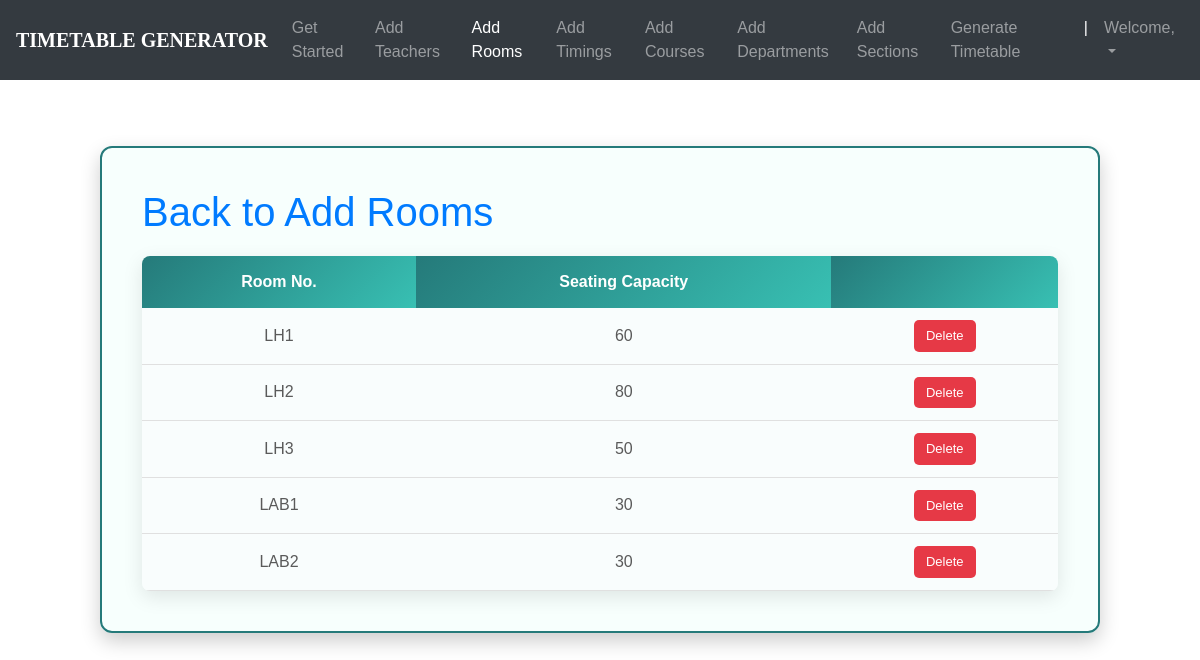
/rooms_list/ (signed in), run on the app's committed database.
### ttgen/models.py (models this page shows, shortened)
class Room(models.Model):
    r_number = models.CharField(max_length=6)
    seating_capacity = models.IntegerField(default=0)
    room_type = models.CharField(max_length=20, default='Lecture Hall')

### ttgen/views.py (the view)
# urls.py: path('rooms_list/', views.room_list, name='editrooms'),
@login_required
def room_list(request):
    return render(request, 'roomslist.html', {
        'rooms': Room.objects.all()
    })

### templates/roomslist.html (shortened to what this page needs)
<!DOCTYPE html>
<html lang="en">
<head>
	<link rel="stylesheet" href="https://maxcdn.bootstrapcdn.com/bootstrap/4.0.0/css/bootstrap.min.css">
    <link rel="stylesheet" type="text/css" href="static/css/index.css">
</head>
<body>
        <header>
			<nav class="navbar navbar-expand-md navbar-dark fixed-top bg-dark">
                <a class="navbar-brand" href="#"><b>TIMETABLE GENERATOR</b></a>
                <div class="collapse navbar-collapse" id="navbarCollapse">
                    <ul class="navbar-nav ml-auto">
                    <li class="nav-item">
                        <a class="nav-link" href="{% url 'admindash' %}">Get Started</a>
                    </li>
                    <li class="nav-item">
                        <a class="nav-link" href="{% url 'addInstructors' %}">Add Teachers</a>
                    </li>
                    <li class="nav-item active">
                        <a class="nav-link" href="{% url 'addRooms' %}">Add Rooms</a>
                    </li>
                    <li class="nav-item">
		                <a class="nav-link" href="{% url 'addTimings' %}">Add Timings</a>
		            </li>
                    <li class="nav-item">
                        <a class="nav-link" href="{% url 'addCourses' %}">Add Courses</a>
                    </li>
                    <li class="nav-item">
			            <a class="nav-link" href="{% url 'addDepts' %}">Add Departments</a>
		            </li>
                    <li class="nav-item">
			            <a class="nav-link" href="{% url 'addSections' %}">Add Sections</a>
		            </li>
                    <li class="nav-item">
			            <a class="nav-link" href="{% url 'generate' %}">Generate Timetable</a>
		            </li>
                    <li class="nav-item active">
			            <a class="nav-link">|</a>
		            </li>
                    <li class="nav-item dropdown">
		                <a class="nav-link dropdown-toggle" href="#" id="dropdown03" data-toggle="dropdown" aria-haspopup="true" aria-expanded="false">Welcome, {{ user.first_name }}</a>
		            </li>
                    </ul>
                </div>
            </nav>
        </header>
        {% block content %}
        {% load static %}
        <br>
        <br>
<fieldset class="fieldset">
    <a href="{% url 'addRooms'%}"><h1 class="tablink" onclick="openPage('new')" id="defaultOpen">Back to Add Rooms</h1></a>
    <div class="tabcontent" id="edit">
        <table class="table1">
            <thead>
            <tr class="table-headers">
            <th>Room No.</th>
            <th>Seating Capacity</th>
            <th  class="empty"></th>
            </tr>
            </thead>
            <tbody>
            {% for rm in rooms %}
            <tr>
             <td>{{rm.r_number}}</td>
             <td>{{rm.seating_capacity}}</td>
             <td class="empty">
                <form action="{% url 'deleteroom' rm.id %}" method="post">
                        <input type="submit" value="Delete" class="cross">
                </form>
             </td>
             </tr>
            {% endfor %}
            </tbody>
        </table>
    </div>
</fieldset>
{% endblock %}

### static/css/index.css (style rules this page uses)
body { padding-top: 3rem; padding-bottom: 3rem; color: #5a5a5a; font-family: 'Poppins', sans-serif; overflow-x: hidden; }
nav { font-family: sans-serif; }
.navbar-brand { font-size: 20px; font-family: Georgia, 'Times New Roman', Times, serif; }

### templates/roomslist.html (style rules this page uses)
.fieldset { margin: 50px auto; padding: 40px; max-width: 1000px; border-width: 2px; border-style: solid; border-color: #257a7a; border-radius: 12px; box-shadow: 0 8px 20px rgba(0,0,0,0.2); background-color: #f7fffd; }
.table1 { width: 100%; border-collapse: collapse; border-radius: 8px; overflow: hidden; box-shadow: 0 6px 20px rgba(0,0,0,0.1); text-align: center; margin-top: 20px; font-size: 16px; }
.table1 th { background: linear-gradient(135deg, #257a7a, #38c0b3); color: #fff; font-weight: 600; padding: 14px; }
.table1 td { background-color: #f9fdfd; padding: 12px; border-bottom: 1px solid #e0e0e0; transition: background 0.3s; }
.cross { font-size: 13px; padding: 6px 12px; border-radius: 5px; background: #e63946; color: #fff; border: none; cursor: pointer; transition: all 0.3s ease; }

### data on the page
Room: r_number "LH1", seating_capacity "60"
Room: r_number "LH2", seating_capacity "80"
Room: r_number "LH3", seating_capacity "50"
Room: r_number "LAB1", seating_capacity "30"
Room: r_number "LAB2", seating_capacity "30"
